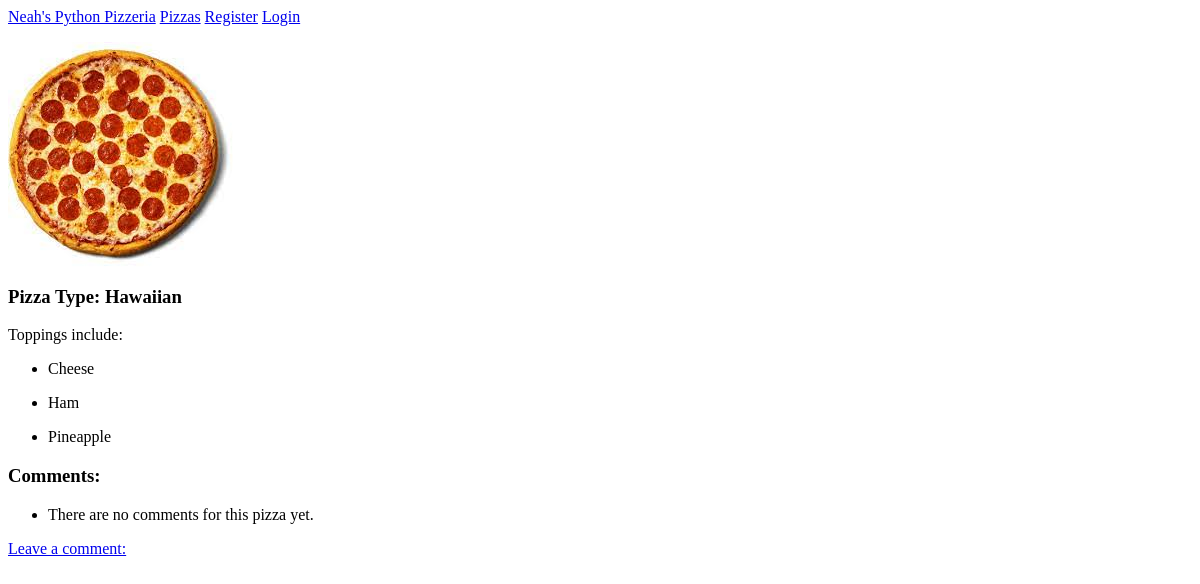
The app's page /pizzas/3/, older data.
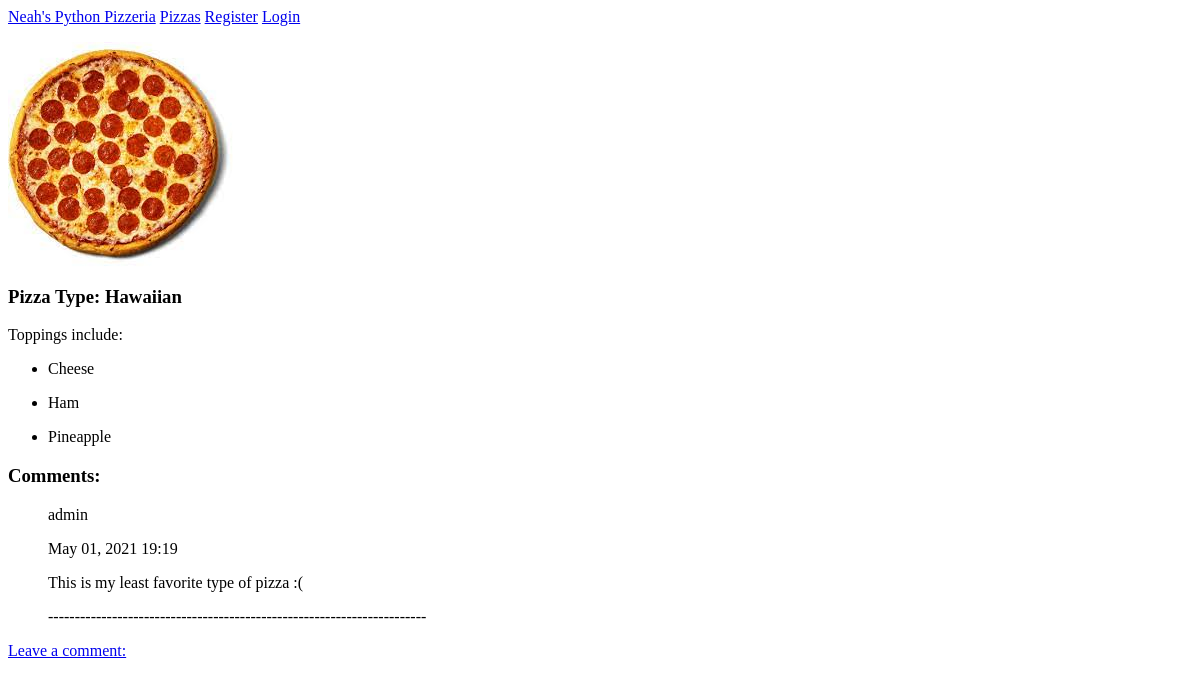
The same page, newer data.
### MainApp/models.py (models this page shows, shortened)
class Pizza(models.Model):
    name = models.CharField(max_length=50)
    def __str__(self):
        return self.name

class Topping(models.Model):
    pizza = models.ForeignKey(Pizza, on_delete=models.CASCADE)
    name = models.TextField()
    class Meta:
        verbose_name_plural = 'toppings'
    def __str__(self):
        return self.name

class Comment(models.Model):
    pizza = models.ForeignKey(Pizza, on_delete=models.CASCADE)
    username = models.ForeignKey(User, related_name='details', on_delete=models.CASCADE)
    text = models.TextField()
    date_added = models.DateTimeField(auto_now_add=True,blank=True)

### MainApp/views.py (the view)
# urls.py: path('pizzas/<int:pizza_id>/', views.pizza, name='pizza'),
def pizza(request, pizza_id):
    pizza = Pizza.objects.get(id=pizza_id)
    comments = pizza.comment_set.order_by('-date_added')
    toppings = pizza.topping_set.order_by('name')
    pizza_type = lookup(pizza_id)
    context = {'pizza': pizza, 'toppings':toppings, 'comments':comments}
    return render(request, 'MainApp/pizza.html', context)

### MainApp/views.py (called while the page is built)
def lookup(pizza_id):
    if pizza_id == 1:
        p_type = "1"
    elif pizza_id == 2:
        p_type = "2"
    elif pizza_id == 3:
        p_type = "3"
    elif pizza_id == 4:
        p_type = "4"
    else:
        p_type = "5"
    return p_type

### MainApp/templates/MainApp/pizza.html (shortened to what this page needs)
{% extends "MainApp/base.html" %}
{% load bootstrap4 %}
{% block content %}
<td>
    {% if pizza.id == 3 %}
    {% load static %}
    <img src="/MainApp/templates/MainApp/images/images/Pepperoni.jfif" alt="Hawaiian Pizza">
    {% endif %}
    {% if pizza.id == 4 %}
    {% load static %}
    {% endif %}
    {% if pizza.id == 5 %}
    {% load static %}
    {% endif %}
</td>
<h3> Pizza Type: {{pizza}} </h3>
<p>Toppings include:</p>
<ul>
    {% for topping in toppings %}
    <li>
        <p>{{topping | linebreaks }}</p>
    </li>
    {% empty %}
    <li> Oops! This pizza has no toppings</li>
    {% endfor %}
</ul>
<h3>Comments:</h3>
<ul>
    {% for comm in comments %}
    <p>{{comm.username | linebreaks }}</p>
    <p>{{comm.date_added|date:'M d, Y H:i'}}</p>
    <p>{{comm.text | linebreaks }}</p>
    <p>-----------------------------------------------------------------------</p>
    {% empty %}
    <li> There are no comments for this pizza yet.</li>
    {% endfor %}
</ul>
<p>
    <a href="{% url 'MainApp:new_comm' pizza.id %}"> Leave a comment: </a>
</p>
{% endblock content %}

### MainApp/templates/MainApp/base.html
<p>
    <a href="{% url 'MainApp:index' %}">Neah's Python Pizzeria</a>
    <a href="{% url 'MainApp:pizzas' %}">Pizzas</a>
    {% if user.is_authenticated %}
    Hello, {{user.username}}
    <a href="{% url 'users:logout' %}">Log Out</a>
    {% else %}
    <a href="{% url 'users:register' %}">Register</a>
    <a href="{% url 'users:login' %}">Login</a>
    {% endif %}
</p>
{% block content %}
{% endblock content %}

Row changes from the older to the newer data that the page shows:
added Comment: username "admin", date_added "May 01, 2021 19:19", text "This is my least favorite type of pizza :("
Text that changed along with them:
text no longer shown: "There are no comments for this pizza yet."
